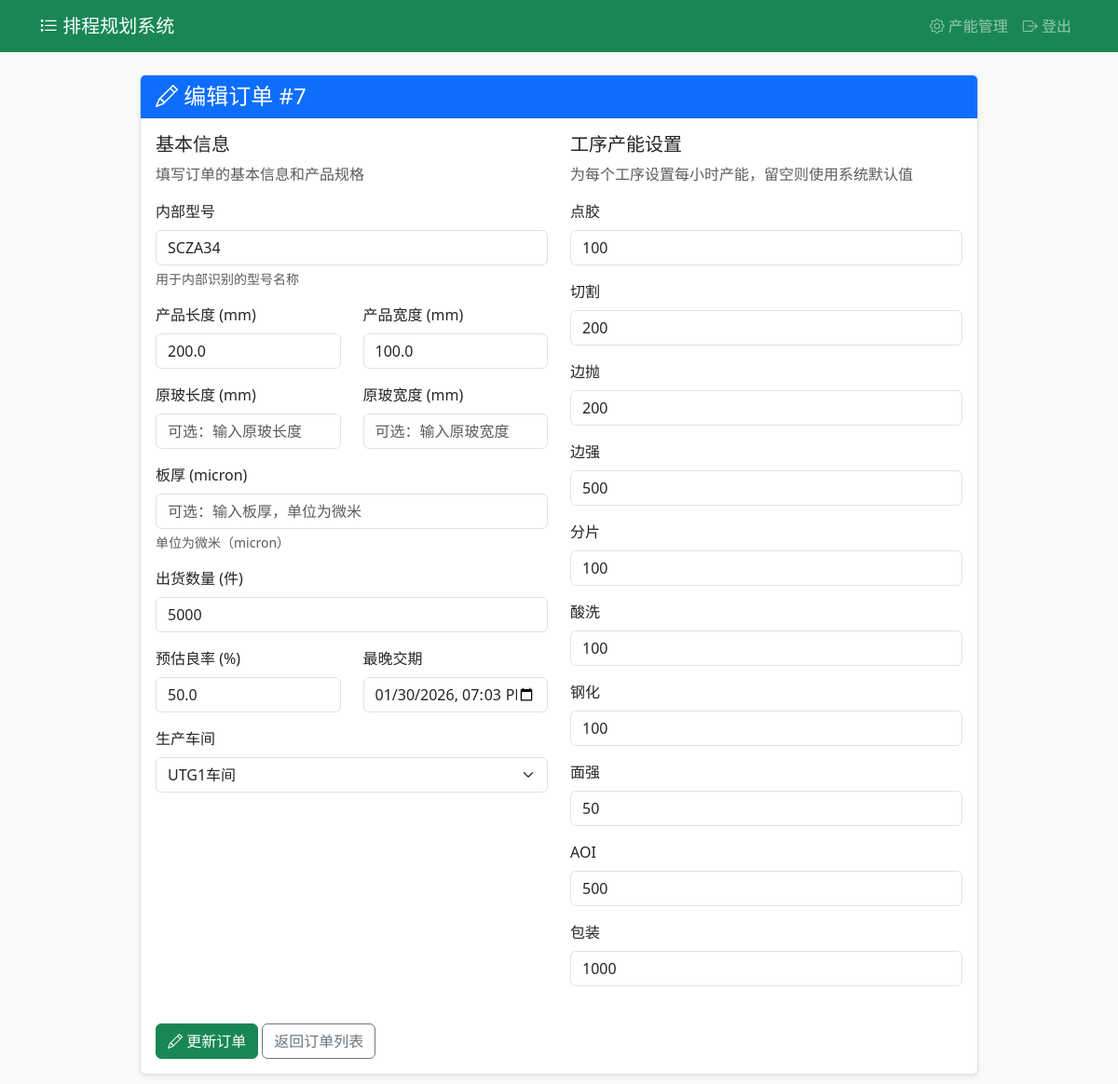
Screenshot of /ui/orders/7/edit (signed in) with the database file from the repository.
### app/models/order.py (models this page shows)
class Order(Base):
    __tablename__ = "orders"
    id = Column(Integer, primary_key=True, index=True)
    internal_model = Column(String(255), nullable=True)
    length = Column(Float, nullable=False)
    width = Column(Float, nullable=False)
    thickness = Column(Float, nullable=True)
    size = Column(Float, nullable=True)
    quantity = Column(Integer, nullable=False)
    estimated_yield = Column(Float, nullable=True)
    due_datetime = Column(DateTime, nullable=False)
    created_at = Column(DateTime, server_default=func.now())
    workshop = Column(String(255), nullable=True)
    original_length = Column(Float, nullable=True)  # 原玻长
    original_width = Column(Float, nullable=True)   # 原玻宽

### app/models/operation.py (models this page shows)
class Operation(Base):
    __tablename__ = "operations"
    id = Column(Integer, primary_key=True, index=True)
    name = Column(String(255), nullable=False, unique=True)  # 工序名称
    default_pieces_per_hour = Column(Integer, nullable=True)  # 默认每小时产能
    description = Column(String(255), nullable=True)  # 描述
    workshop_capacities = relationship("WorkshopCapacity", back_populates="operation")

### tables this page shows
CREATE TABLE order_operations (
	id INTEGER NOT NULL, 
	order_id INTEGER NOT NULL, 
	operation_id INTEGER NOT NULL, 
	seq INTEGER NOT NULL, 
	pieces_per_hour INTEGER, 
	PRIMARY KEY (id)
);

### app/main.py (the view)
@app.get("/ui/orders/{order_id}/edit")
def edit_order_form(request: Request, order_id: int, db: Session = Depends(get_db)):
    if not app_auth.is_admin(request):
        return RedirectResponse(url="/ui/login", status_code=303)
    order = crud.get_order(db, order_id)
    if not order:
        raise HTTPException(status_code=404, detail="订单未找到")
    operations = crud.get_operations(db)
    order_operations = crud.get_order_operations(db, order_id)
    return templates.TemplateResponse("order_form.html", {
        "request": request,
        "order": order,
        "operations": operations,
        "order_operations": order_operations,
        "is_admin": True
    })

### templates/order_form.html (shortened to what this page needs)
<!DOCTYPE html>
<html lang="zh-CN">
<head>
    <link href="https://cdn.jsdelivr.net/npm/bootstrap@5.3.0-alpha1/dist/css/bootstrap.min.css" rel="stylesheet">
    <link rel="stylesheet" href="https://cdn.jsdelivr.net/npm/bootstrap-icons@1.10.3/font/bootstrap-icons.css">
</head>
<body>
    <nav class="navbar navbar-expand-lg navbar-dark bg-success">
        <div class="container">
            <a class="navbar-brand" href="/ui/orders"><i class="bi bi-list-task"></i> 排程规划系统</a>
            <div class="navbar-nav ms-auto">
                <a class="nav-link" href="/ui/capacities"><i class="bi bi-gear"></i> 产能管理</a>
                {% if is_admin %}
                <a class="nav-link" href="/ui/logout"><i class="bi bi-box-arrow-right"></i> 登出</a>
                {% endif %}
            </div>
        </div>
    </nav>
    <div class="container my-4">
        <div class="card mx-auto" style="max-width: 900px;">
            <div class="card-header bg-primary text-white">
                <h4 class="mb-0">
                    <i class="bi {% if order %}bi-pencil{% else %}bi-plus-circle{% endif %}"></i>
                    {% if order %}编辑订单 #{{ order.id }}{% else %}创建新订单{% endif %}
                </h4>
            </div>
            <div class="card-body">
                <form action="{% if order %}/ui/orders/{{ order.id }}/edit{% else %}/ui/orders/create{% endif %}" method="post">
                    <div class="row">
                        <div class="col-md-6">
                            <h5>基本信息</h5>
                            <p class="text-muted">填写订单的基本信息和产品规格</p>
                            <div class="mb-3">
                                <label for="internal_model" class="form-label">内部型号</label>
                                <input type="text" class="form-control" id="internal_model" name="internal_model"
                                       placeholder="可选：输入内部型号标识"
                                       value="{{ order.internal_model if order and order.internal_model else '' }}">
                                <div class="form-text">用于内部识别的型号名称</div>
                            </div>
                            <div class="row">
                                <div class="col-md-6">
                                    <div class="mb-3">
                                        <label for="length" class="form-label">产品长度 (mm)</label>
                                        <input type="number" step="0.01" class="form-control" id="length" name="length" required
                                               value="{{ order.length if order else '' }}">
                                    </div>
                                </div>
                                <div class="col-md-6">
                                    <div class="mb-3">
                                        <label for="width" class="form-label">产品宽度 (mm)</label>
                                        <input type="number" step="0.01" class="form-control" id="width" name="width" required
                                               value="{{ order.width if order else '' }}">
                                    </div>
                                </div>
                            </div>
                            <div class="row">
                                <div class="col-md-6">
                                    <div class="mb-3">
                                        <label for="original_length" class="form-label">原玻长度 (mm)</label>
                                        <input type="number" step="0.01" class="form-control" id="original_length" name="original_length"
                                               placeholder="可选：输入原玻长度"
                                               value="{{ order.original_length if order and order.original_length else '' }}">
                                    </div>
                                </div>
                                <div class="col-md-6">
                                    <div class="mb-3">
                                        <label for="original_width" class="form-label">原玻宽度 (mm)</label>
                                        <input type="number" step="0.01" class="form-control" id="original_width" name="original_width"
                                               placeholder="可选：输入原玻宽度"
                                               value="{{ order.original_width if order and order.original_width else '' }}">
                                    </div>
                                </div>
                            </div>
                            <div class="mb-3">
                                <label for="thickness" class="form-label">板厚 (micron)</label>
                                <input type="number" step="0.01" class="form-control" id="thickness" name="thickness"
                                       placeholder="可选：输入板厚，单位为微米"
                                       value="{{ order.thickness if order and order.thickness else '' }}">
                                <div class="form-text">单位为微米（micron）</div>
                            </div>
                            <div class="mb-3">
                                <label for="quantity" class="form-label">出货数量 (件)</label>
                                <input type="number" class="form-control" id="quantity" name="quantity" required
                                       value="{{ order.quantity if order else '' }}">
                            </div>
                            <div class="row">
                                <div class="col-md-6">
                                    <div class="mb-3">
                                        <label for="estimated_yield" class="form-label">预估良率 (%)</label>
                                        <input type="number" step="0.01" min="0" max="100" class="form-control"
                                               id="estimated_yield" name="estimated_yield"
                                               placeholder="例如: 95.5"
                                               value="{{ order.estimated_yield if order and order.estimated_yield else '' }}">
                                    </div>
                                </div>
                                <div class="col-md-6">
                                    <div class="mb-3">
                                        <label for="due_datetime" class="form-label">最晚交期</label>
                                        <input type="datetime-local" class="form-control" id="due_datetime" name="due_datetime" required
                                               value="{{ order.due_datetime.strftime('%Y-%m-%dT%H:%M') if order and order.due_datetime else '' }}">
                                    </div>
                                </div>
                            </div>
                            <div class="mb-3">
                                <label for="workshop" class="form-label">生产车间</label>
                                <select class="form-select" id="workshop" name="workshop">
                                    <option value="UTG1车间" {% if order and order.workshop == 'UTG1车间' %}selected{% endif %}>UTG1车间</option>
                                </select>
                            </div>
                        </div>
                        <div class="col-md-6">
                            <h5>工序产能设置</h5>
                            <p class="text-muted">为每个工序设置每小时产能，留空则使用系统默认值</p>
                            {% for op in operations %}
                            <div class="mb-3">
                                <label for="op_{{ op.id }}" class="form-label">{{ op.name }}</label>
                                {% set order_op = order_operations | selectattr('operation_id', 'equalto', op.id) | first %}
                                <input type="number" class="form-control" id="op_{{ op.id }}" name="op_{{ op.id }}"
                                       placeholder="每小时产能 (件)，默认: {{ op.default_pieces_per_hour if op.default_pieces_per_hour else '未设置' }}"
                                       value="{{ order_op.pieces_per_hour if order_op and order_op.pieces_per_hour else '' }}">
                            </div>
                            {% endfor %}
                        </div>
                    </div>
                    <div class="mt-4">
                        <button type="submit" class="btn btn-success" {% if not operations %}disabled{% endif %}>
                            <i class="bi {% if order %}bi-pencil{% else %}bi-plus-circle{% endif %}"></i>
                            {% if order %}更新订单{% else %}创建订单并计算排程{% endif %}
                        </button>
                        <a href="/ui/orders" class="btn btn-outline-secondary">返回订单列表</a>
                    </div>
                </form>
            </div>
        </div>
    </div>
</body>
</html>

### templates/order_form.html (style rules this page uses)
body { background-color: #f8f9fa; }
.card { box-shadow: 0 0.125rem 0.25rem rgba(0, 0, 0, 0.075); border: 1px solid rgba(0, 0, 0, 0.125); }

### rows the page displays
Order: id "7", internal_model "SCZA34", length "200.0", width "100.0", quantity "5000", estimated_yield "50.0", due_datetime "01/30/2026 19:03", workshop "UTG1车间"
Operation: name "点胶"
order_operations: pieces_per_hour "100"
Operation: name "切割"
order_operations: pieces_per_hour "200"
Operation: name "边抛"
order_operations: pieces_per_hour "200"
Operation: name "边强"
order_operations: pieces_per_hour "500"
Operation: name "分片"
order_operations: pieces_per_hour "100"
Operation: name "酸洗"
order_operations: pieces_per_hour "100"
Operation: name "钢化"
order_operations: pieces_per_hour "100"
Operation: name "面强"
order_operations: pieces_per_hour "50"
Operation: name "AOI"
order_operations: pieces_per_hour "500"
Operation: name "包装"
order_operations: pieces_per_hour "1000"
